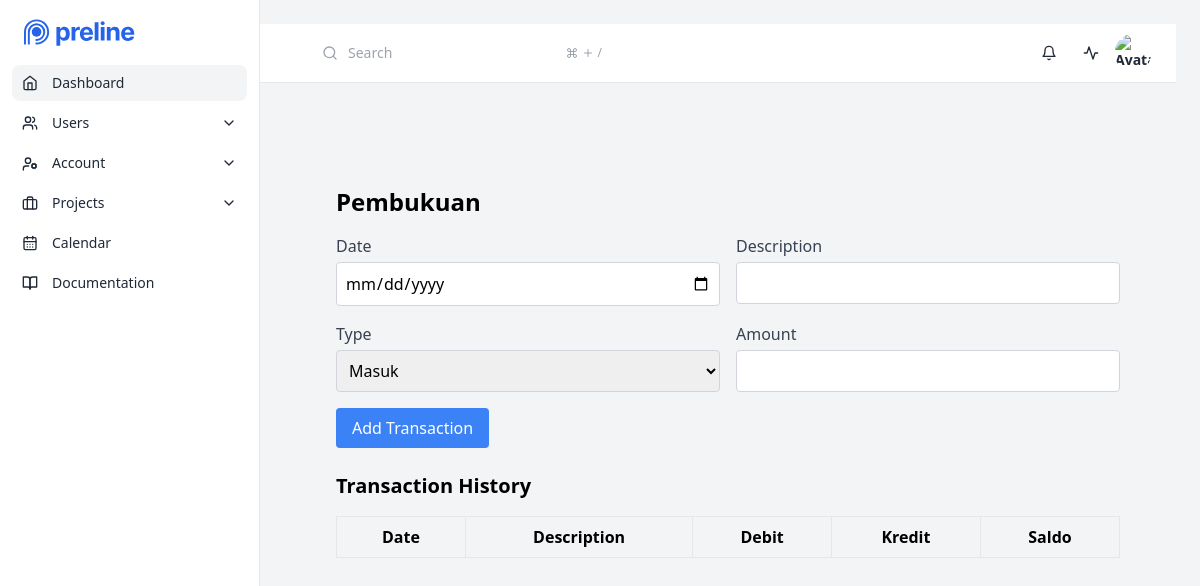
The app's page /views/pembukuan.php, older data.
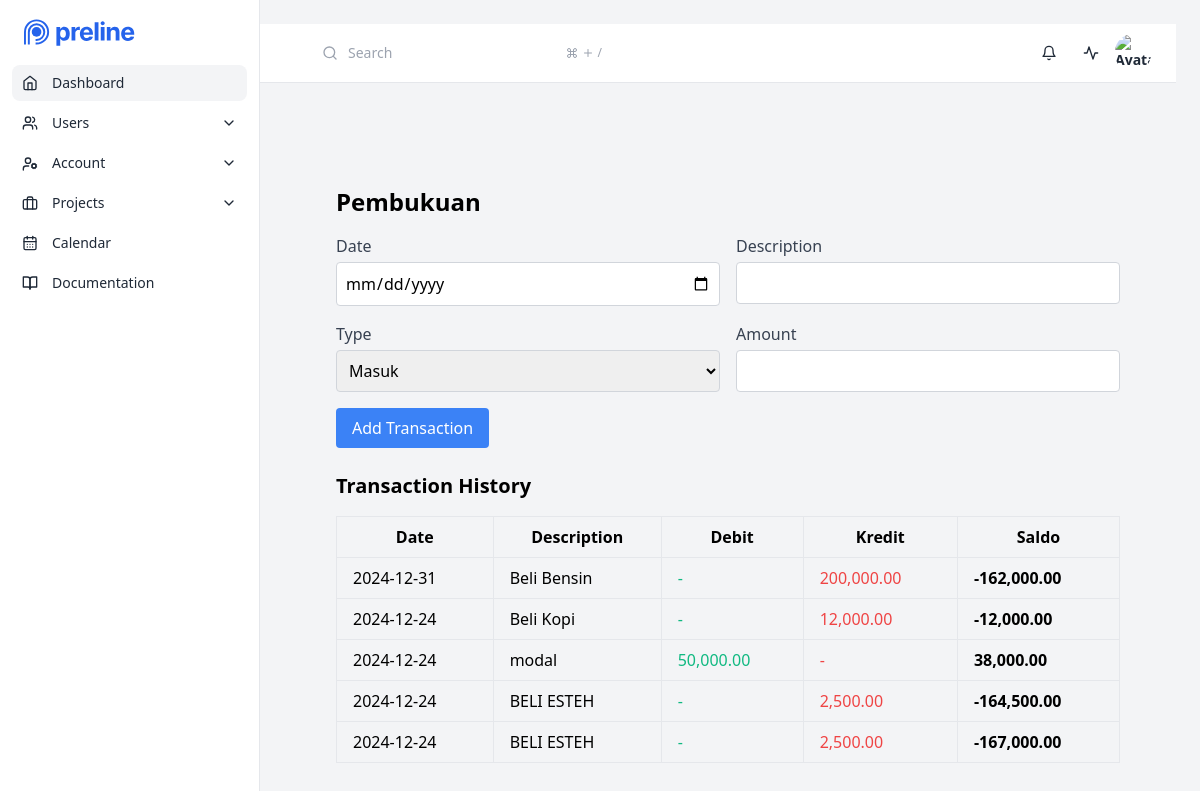
The same page, newer data.
### tables this page shows
CREATE TABLE `transactions` (
  `id` int(11) NOT NULL,
  `transaction_date` date NOT NULL,
  `description` varchar(255) NOT NULL,
  `masuk` decimal(10,2) DEFAULT 0.00,
  `keluar` decimal(10,2) DEFAULT 0.00,
  `total` decimal(10,2) DEFAULT 0.00
);

### views/pembukuan.php (the view, shortened to what this page needs)
<?php
include_once 'interface/header.php';
$mysqli = db_connect();
$result = $mysqli->query("SELECT * FROM transactions ORDER BY transaction_date DESC");
?>
<!DOCTYPE html>
<html lang="en">
<head>
    <link href="https://cdn.jsdelivr.net/npm/tailwindcss@2.2.19/dist/tailwind.min.css" rel="stylesheet">
</head>
<body class="bg-gray-100 p-6">
    <div class="max-w-7xl px-2 py-4 sm:px-6 lg:px-8 lg:py-14 mx-auto ">
        <h1 class="text-2xl font-bold mb-4">Pembukuan</h1>
        <form method="POST" class="mb-6">
            <div class="grid grid-cols-1 sm:grid-cols-2 gap-4">
                <div>
                    <label for="transaction_date" class="block font-medium text-gray-700">Date</label>
                    <input type="date" id="transaction_date" name="transaction_date" required
                        class="mt-1 p-2 border border-gray-300 rounded w-full">
                </div>
                <div>
                    <label for="description" class="block font-medium text-gray-700">Description</label>
                    <input type="text" id="description" name="description" required
                        class="mt-1 p-2 border border-gray-300 rounded w-full">
                </div>
                <div>
                    <label for="type" class="block font-medium text-gray-700">Type</label>
                    <select id="type" name="type" required class="mt-1 p-2 border border-gray-300 rounded w-full">
                        <option value="in">Masuk</option>
                    </select>
                </div>
                <div>
                    <label for="amount" class="block font-medium text-gray-700">Amount</label>
                    <input type="number" id="amount" name="amount" step="0.01" required
                        class="mt-1 p-2 border border-gray-300 rounded w-full">
                </div>
            </div>
            <button type="submit" class="mt-4 px-4 py-2 bg-blue-500 text-white rounded hover:bg-blue-600">Add
                Transaction</button>
        </form>
        <h2 class="text-xl font-bold mb-4">Transaction History</h2>
        <table class="w-full border-collapse border border-gray-200">
            <thead>
                <tr>
                    <th class="border border-gray-200 px-4 py-2">Date</th>
                    <th class="border border-gray-200 px-4 py-2">Description</th>
                    <th class="border border-gray-200 px-4 py-2">Debit</th>
                    <th class="border border-gray-200 px-4 py-2">Kredit</th>
                    <th class="border border-gray-200 px-4 py-2">Saldo</th>
                </tr>
            </thead>
            <tbody>
                <?php while ($row = $result->fetch_assoc()): ?>
                    <tr>
                        <td class="border border-gray-200 px-4 py-2"><?= htmlspecialchars($row['transaction_date']) ?></td>
                        <td class="border border-gray-200 px-4 py-2"><?= htmlspecialchars($row['description']) ?></td>
                        <td class="border border-gray-200 px-4 py-2 text-green-500">
                            <?= $row['masuk'] > 0 ? number_format($row['masuk'], 2) : '-' ?></td>
                        <td class="border border-gray-200 px-4 py-2 text-red-500">
                            <?= $row['keluar'] > 0 ? number_format($row['keluar'], 2) : '-' ?></td>
                        <td class="border border-gray-200 px-4 py-2 font-bold"><?= number_format($row['total'], 2) ?></td>
                    </tr>
                <?php endwhile; ?>
            </tbody>
        </table>
    </div>
</body>
</html>

### views/interface/header.php (shortened to what this page needs)
<!DOCTYPE html>
<html lang="en" data-hs-theme="light">
<head>
  <link rel="stylesheet" href="https://localhost/stockopname/assets/css/font.css">
  <link rel="stylesheet" href="https://localhost/stockopname/assets/dist/output.css">
  <link rel="stylesheet" href="https://localhost/stockopname/assets/css/element.css">
  <link rel="stylesheet" href="https://localhost/stockopname/assets/css/output.css">
</head>
<body>
  <script src="https://cdn.tailwindcss.com"></script>
<header class="sticky top-0 inset-x-0 flex flex-wrap md:justify-start md:flex-nowrap z-[48] w-full bg-white border-b text-sm py-2.5 lg:ps-[260px]">
  <nav class="px-4 sm:px-6 flex basis-full items-center w-full mx-auto">
    <div class="w-full flex items-center justify-end ms-auto md:justify-between gap-x-1 md:gap-x-3">
      <div class="hidden md:block">
        <div class="relative">
          <div class="absolute inset-y-0 start-0 flex items-center pointer-events-none z-20 ps-3.5">
          </div>
          <input type="text" class="py-2 ps-10 pe-16 block w-full bg-white border-gray-200 rounded-lg text-sm focus:outline-none focus:border-blue-500 focus:ring-blue-500 disabled:opacity-50 disabled:pointer-events-none" placeholder="Search">
          <div class="absolute inset-y-0 end-0 flex items-center pointer-events-none z-20 pe-3 text-gray-400">
            <span class="mx-1">
            </span>
            <span class="text-xs">/</span>
          </div>
        </div>
      </div>
      <div class="flex flex-row items-center justify-end gap-1">
        <button type="button" class="size-[38px] relative inline-flex justify-center items-center gap-x-2 text-sm font-semibold rounded-full border border-transparent text-gray-800 hover:bg-gray-100 focus:outline-none focus:bg-gray-100 disabled:opacity-50 disabled:pointer-events-none">
          <svg class="shrink-0 size-4" xmlns="http://www.w3.org/2000/svg" width="24" height="24" viewBox="0 0 24 24" fill="none" stroke="currentColor" stroke-width="2" stroke-linecap="round" stroke-linejoin="round"><path d="M6 8a6 6 0 0 1 12 0c0 7 3 9 3 9H3s3-2 3-9"/><path d="M10.3 21a1.94 1.94 0 0 0 3.4 0"/></svg>
        </button>
        <button type="button" class="size-[38px] relative inline-flex justify-center items-center gap-x-2 text-sm font-semibold rounded-full border border-transparent text-gray-800 hover:bg-gray-100 focus:outline-none focus:bg-gray-100 disabled:opacity-50 disabled:pointer-events-none">
          <svg class="shrink-0 size-4" xmlns="http://www.w3.org/2000/svg" width="24" height="24" viewBox="0 0 24 24" fill="none" stroke="currentColor" stroke-width="2" stroke-linecap="round" stroke-linejoin="round"><path d="M22 12h-4l-3 9L9 3l-3 9H2"/></svg>
        </button>
        <div class="hs-dropdown [--placement:bottom-right] relative inline-flex">
          <button id="hs-dropdown-account" type="button" class="size-[38px] inline-flex justify-center items-center gap-x-2 text-sm font-semibold rounded-full border border-transparent text-gray-800 focus:outline-none disabled:opacity-50 disabled:pointer-events-none" aria-haspopup="menu" aria-expanded="false" aria-label="Dropdown">
            <img class="shrink-0 size-[38px] rounded-full" src="https://images.unsplash.com/photo-1568602471122-7832951cc4c5?ixlib=rb-4.0.3&ixid=MnwxMjA3fDB8MHxwaG90by1wYWdlfHx8fGVufDB8fHx8&auto=format&fit=facearea&facepad=2&w=320&h=320&q=80" alt="Avatar">
          </button>
        </div>
      </div>
    </div>
  </nav>
</header>
<div id="hs-application-sidebar" class="hs-overlay  [--auto-close:lg]
  hs-overlay-open:translate-x-0
  -translate-x-full transition-all duration-300 transform
  w-[260px] h-full
  hidden
  fixed inset-y-0 start-0 z-[60]
  bg-white border-e border-gray-200
  lg:block lg:translate-x-0 lg:end-auto lg:bottom-0
 " role="dialog" tabindex="-1" aria-label="Sidebar">
  <div class="relative flex flex-col h-full max-h-full">
    <div class="px-6 pt-4">
      <a class="flex-none rounded-xl text-xl inline-block font-semibold focus:outline-none focus:opacity-80" href="#" aria-label="Preline">
      </a>
    </div>
    <div class="h-full overflow-y-auto [&::-webkit-scrollbar]:w-2 [&::-webkit-scrollbar-thumb]:rounded-full [&::-webkit-scrollbar-track]:bg-gray-100 [&::-webkit-scrollbar-thumb]:bg-gray-300">
      <nav class="hs-accordion-group p-3 w-full flex flex-col flex-wrap" data-hs-accordion-always-open>
        <ul class="flex flex-col space-y-1">
          <li>
            <a class="flex items-center gap-x-3.5 py-2 px-2.5 bg-gray-100 text-sm text-gray-800 rounded-lg hover:bg-gray-100 focus:outline-none focus:bg-gray-100" href="#">
              <svg class="shrink-0 size-4" xmlns="http://www.w3.org/2000/svg" width="24" height="24" viewBox="0 0 24 24" fill="none" stroke="currentColor" stroke-width="2" stroke-linecap="round" stroke-linejoin="round" ><path d="m3 9 9-7 9 7v11a2 2 0 0 1-2 2H5a2 2 0 0 1-2-2z"/><polyline points="9 22 9 12 15 12 15 22"/></svg>
              Dashboard
            </a>
          </li>
          <li class="hs-accordion" id="users-accordion">
            <button type="button" class="hs-accordion-toggle w-full text-start flex items-center gap-x-3.5 py-2 px-2.5 text-sm text-gray-800 rounded-lg hover:bg-gray-100 focus:outline-none focus:bg-gray-100" aria-expanded="true" aria-controls="users-accordion-child">
              Users
              <svg class="hs-accordion-active:hidden ms-auto block size-4" xmlns="http://www.w3.org/2000/svg" width="24" height="24" viewBox="0 0 24 24" fill="none" stroke="currentColor" stroke-width="2" stroke-linecap="round" stroke-linejoin="round"><path d="m6 9 6 6 6-6"/></svg>
            </button>
          </li>
          <li class="hs-accordion" id="account-accordion">
            <button type="button" class="hs-accordion-toggle w-full text-start flex items-center gap-x-3.5 py-2 px-2.5 text-sm text-gray-800 rounded-lg hover:bg-gray-100 focus:outline-none focus:bg-gray-100" aria-expanded="true" aria-controls="account-accordion-child">
              Account
              <svg class="hs-accordion-active:hidden ms-auto block size-4" xmlns="http://www.w3.org/2000/svg" width="24" height="24" viewBox="0 0 24 24" fill="none" stroke="currentColor" stroke-width="2" stroke-linecap="round" stroke-linejoin="round"><path d="m6 9 6 6 6-6"/></svg>
            </button>
          </li>
          <li class="hs-accordion" id="projects-accordion">
            <button type="button" class="hs-accordion-toggle w-full text-start flex items-center gap-x-3.5 py-2 px-2.5 text-sm text-gray-800 rounded-lg hover:bg-gray-100 focus:outline-none focus:bg-gray-100" aria-expanded="true" aria-controls="projects-accordion-child">
              Projects
              <svg class="hs-accordion-active:hidden ms-auto block size-4" xmlns="http://www.w3.org/2000/svg" width="24" height="24" viewBox="0 0 24 24" fill="none" stroke="currentColor" stroke-width="2" stroke-linecap="round" stroke-linejoin="round"><path d="m6 9 6 6 6-6"/></svg>
            </button>
          </li>
          <li><a class="w-full flex items-center gap-x-3.5 py-2 px-2.5 text-sm text-gray-800 rounded-lg hover:bg-gray-100" href="#">
            Calendar
          </a></li>
          <li><a class="w-full flex items-center gap-x-3.5 py-2 px-2.5 text-sm text-gray-800 rounded-lg hover:bg-gray-100" href="#">
            <svg class="shrink-0 size-4" xmlns="http://www.w3.org/2000/svg" width="24" height="24" viewBox="0 0 24 24" fill="none" stroke="currentColor" stroke-width="2" stroke-linecap="round" stroke-linejoin="round"><path d="M2 3h6a4 4 0 0 1 4 4v14a3 3 0 0 0-3-3H2z"/><path d="M22 3h-6a4 4 0 0 0-4 4v14a3 3 0 0 1 3-3h7z"/></svg>
            Documentation
          </a></li>
        </ul>
      </nav>
    </div>
  </div>
</div>
<div class="w-full lg:ps-64">
  <div class="p-4 sm:p-6 space-y-4 sm:space-y-6">

### views/interface/header.php (style rules this page uses)
body { background-color: #f0f0f1; }

Row changes from the older to the newer data that the page shows:
added transactions: transaction_date "2024-12-31", description "Beli Bensin", keluar "200,000.00", total "-162,000.00"
added transactions: transaction_date "2024-12-24", description "Beli Kopi", keluar "12,000.00", total "-12,000.00"
added transactions: transaction_date "2024-12-24", description "modal", masuk "50,000.00", total "38,000.00"
added transactions: transaction_date "2024-12-24", description "BELI ESTEH", keluar "2,500.00", total "-164,500.00"
added transactions: transaction_date "2024-12-24", description "BELI ESTEH", keluar "2,500.00", total "-167,000.00"
